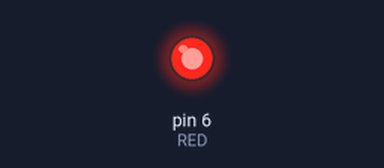
Bench run of a sketch on a simulated Arduino Uno, built with avr-gcc and run on an emulated ATmega328P. Parts: output pins drawn as LEDs (lit = HIGH). What the sketch prints to the serial monitor is not drawn.

Above: at 0.03 s.
Timing chart, 0 to 5.0 s (numbered marks = the images above):
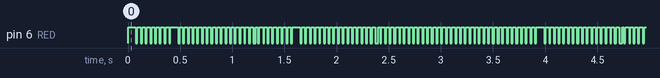

Measured:
- by itself, pin 6 (RED): moves between LOW and HIGH, repeating every 2.2 s
- by itself, everything shown: repeats every 8.2 s, in 28 steps

The sketch:

Queue_sending_from_different_tasks.ino
```cpp
#include <Arduino_FreeRTOS.h>
#include "queue.h"

#define RED 6
#define YELLOW 7
#define BLUE 8

typedef int TaskProfiler;

TaskProfiler SenderTaskProfiler;
TaskProfiler ReceiverTaskProfiler;

QueueHandle_t yearQueue;

void setup() {
  Serial.begin(9600);
  yearQueue = xQueueCreate(5, sizeof(int32_t));

  xTaskCreate(vSenderTask, "Sender Task 1", 100, 1998, 1, NULL);
  xTaskCreate(vSenderTask, "Sender Task 2", 100, 2019, 1, NULL);
  xTaskCreate(vReceiverTask, "Receiver Task", 100, NULL, 2, NULL);
}


void vSenderTask(void *pvParameters) {
  BaseType_t qStatus;
  int32_t valueToSend;
  valueToSend = (int32_t)pvParameters;
  pinMode(RED, OUTPUT);
  while (1) {
    qStatus = xQueueSend(yearQueue, &valueToSend, 0);
    if (qStatus != pdPASS) {
      Serial.print("Could not send to the queue");
    }
    digitalWrite(RED, HIGH);
    for (int i = 0; i < 30000; i++) {}
  }
}

void vReceiverTask(void *pvParameters) {
  BaseType_t qStatus;
  int32_t valueReceived;
  const TickType_t xTicksToWait = pdMS_TO_TICKS(100);
  while (1) {
    qStatus = xQueueReceive(yearQueue, &valueReceived, xTicksToWait);
    if (qStatus == pdPASS) {
      Serial.print("Data received successfully : ");
      Serial.println(valueReceived);

    } else {
      Serial.print("Could not receive from queue");
    }
    digitalWrite(RED, LOW);
    for (int i = 0; i < 30000; i++) {}
  }
}
void loop() {}
```
